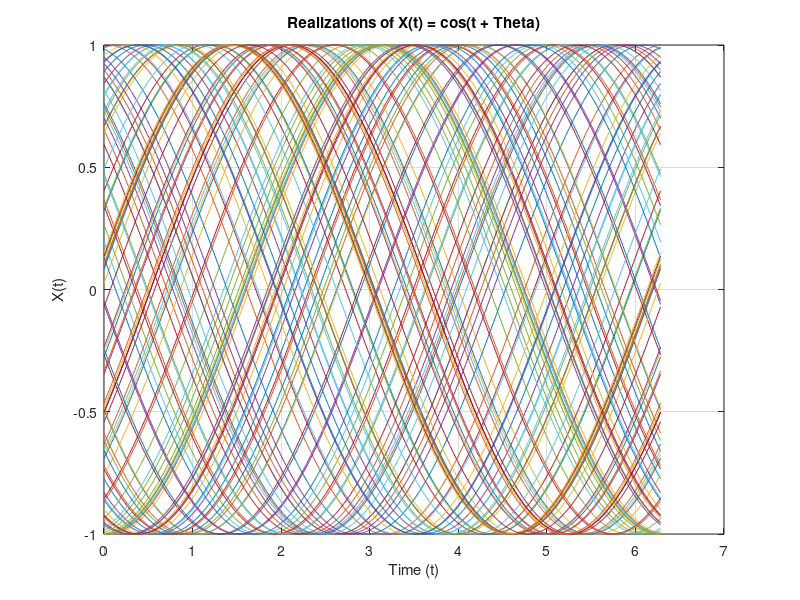
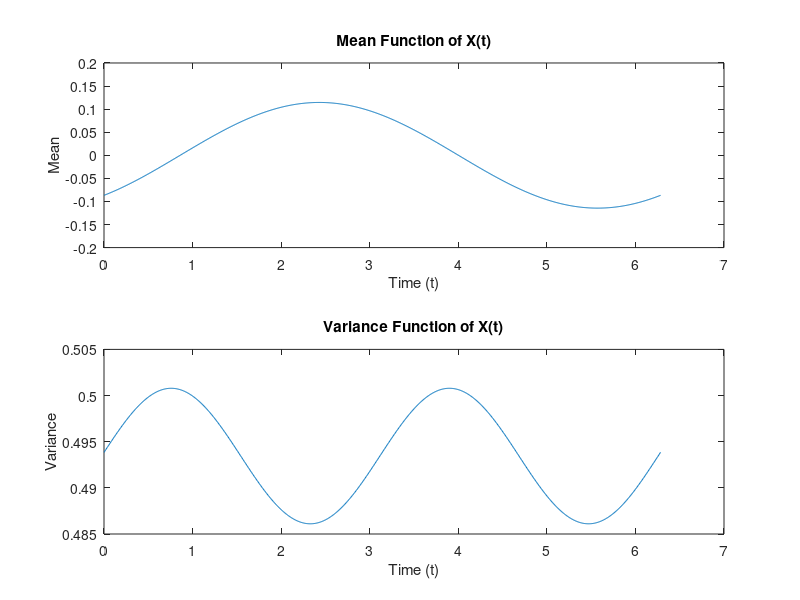

Write the MATLAB code that produced these figures, in order.
% Parameters
num_samples = 1000; % Number of samples for simulation
num_realizations = 100; % Number of realizations to simulate
t = linspace(0, 2*pi, num_samples); % Time vector

% Preallocate arrays for mean and variance
mean_X = zeros(size(t));
var_X = zeros(size(t));

% Monte Carlo simulation 
for i = 1:num_realizations
    Theta = unifrnd(-pi, pi); % Sample Theta from uniform distribution
    X_t = cos(t + Theta); % Generate realization of X(t)
    
    % Accumulate mean and variance
    mean_X = mean_X + X_t;
    var_X = var_X + X_t.^2;
    
    % Plot each realization
    plot(t, X_t);
    hold on;
end

% Finalize the plot
hold off;
xlabel('Time (t)');
ylabel('X(t)');
title('Realizations of X(t) = cos(t + Theta)');
grid on;

% Compute the mean and variance
mean_X = mean_X / num_realizations; % Mean function
var_X = (var_X / num_realizations) - (mean_X.^2); % Variance function

% Display mean and variance
figure;
subplot(2, 1, 1);
plot(t, mean_X);
title('Mean Function of X(t)');
xlabel('Time (t)');
ylabel('Mean');

subplot(2, 1, 2);
plot(t, var_X);
title('Variance Function of X(t)');
xlabel('Time (t)');
ylabel('Variance');